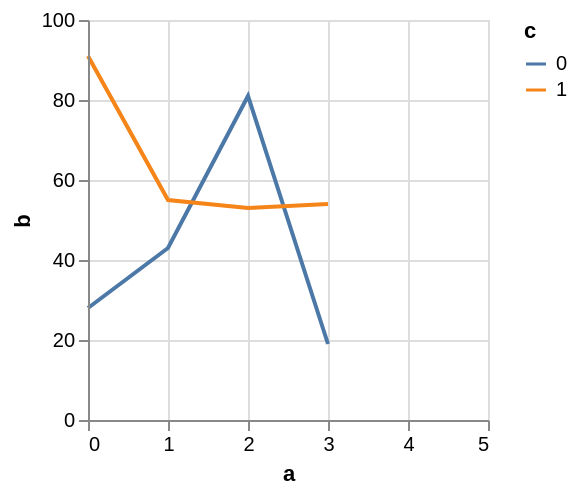

Write a Vega-Lite specification for this figure.
### Vega specification from a JSON file in a GitHub repository (floating-point values rounded to 4 significant figures)
{"$schema": "https://vega.github.io/schema/vega/v5.json", "autosize": "pad", "padding": 5, "width": 200, "height": 200, "style": "cell", "data": [{"name": "source_0", "values": [{"a": 0, "b": 28, "c": 0}, {"a": 0, "b": 91, "c": 1}, {"a": 1, "b": 43, "c": 0}, {"a": 1, "b": 55, "c": 1}, {"a": 2, "b": 81, "c": 0}, {"a": 2, "b": 53, "c": 1}, {"a": 3, "b": 19, "c": 0}]}, {"name": "data_0", "source": "source_0", "transform": [{"type": "impute", "field": "b", "key": "a", "method": "value", "groupby": ["c"], "value": null}, {"type": "window", "as": ["imputed_b_value"], "ops": ["mean"], "fields": ["b"], "frame": [-2, 2], "ignorePeers": false, "groupby": ["c"]}, {"type": "formula", "expr": "datum.b === null ? datum.imputed_b_value : datum.b", "as": "b"}]}], "marks": [{"name": "pathgroup", "type": "group", "from": {"facet": {"name": "faceted_path_main", "data": "data_0", "groupby": ["c"]}}, "encode": {"update": {"width": {"field": {"group": "width"}}, "height": {"field": {"group": "height"}}}}, "marks": [{"name": "marks", "type": "line", "style": ["line"], "sort": {"field": "datum[\"a\"]"}, "from": {"data": "faceted_path_main"}, "encode": {"update": {"stroke": {"scale": "color", "field": "c"}, "x": {"scale": "x", "field": "a"}, "y": {"scale": "y", "field": "b"}, "defined": {"signal": "datum[\"a\"] !== null && !isNaN(datum[\"a\"]) && datum[\"b\"] !== null && !isNaN(datum[\"b\"])"}}}}]}], "scales": [{"name": "x", "type": "linear", "domain": {"data": "data_0", "field": "a"}, "range": [0, {"signal": "width"}], "nice": 1, "zero": false}, {"name": "y", "type": "linear", "domain": {"data": "data_0", "field": "b"}, "range": [{"signal": "height"}, 0], "nice": true, "zero": true}, {"name": "color", "type": "ordinal", "domain": {"data": "data_0", "field": "c", "sort": true}, "range": "category"}], "axes": [{"scale": "x", "orient": "bottom", "grid": false, "title": "a", "labelFlush": true, "labelOverlap": true, "tickCount": {"signal": "ceil(width/40)"}, "zindex": 1}, {"scale": "x", "orient": "bottom", "gridScale": "y", "grid": true, "tickCount": {"signal": "ceil(width/40)"}, "domain": false, "labels": false, "maxExtent": 0, "minExtent": 0, "ticks": false, "zindex": 0}, {"scale": "y", "orient": "left", "grid": false, "title": "b", "labelOverlap": true, "tickCount": {"signal": "ceil(height/40)"}, "zindex": 1}, {"scale": "y", "orient": "left", "gridScale": "x", "grid": true, "tickCount": {"signal": "ceil(height/40)"}, "domain": false, "labels": false, "maxExtent": 0, "minExtent": 0, "ticks": false, "zindex": 0}], "legends": [{"stroke": "color", "gradientLength": {"signal": "clamp(height, 64, 200)"}, "symbolType": "stroke", "title": "c"}]}
